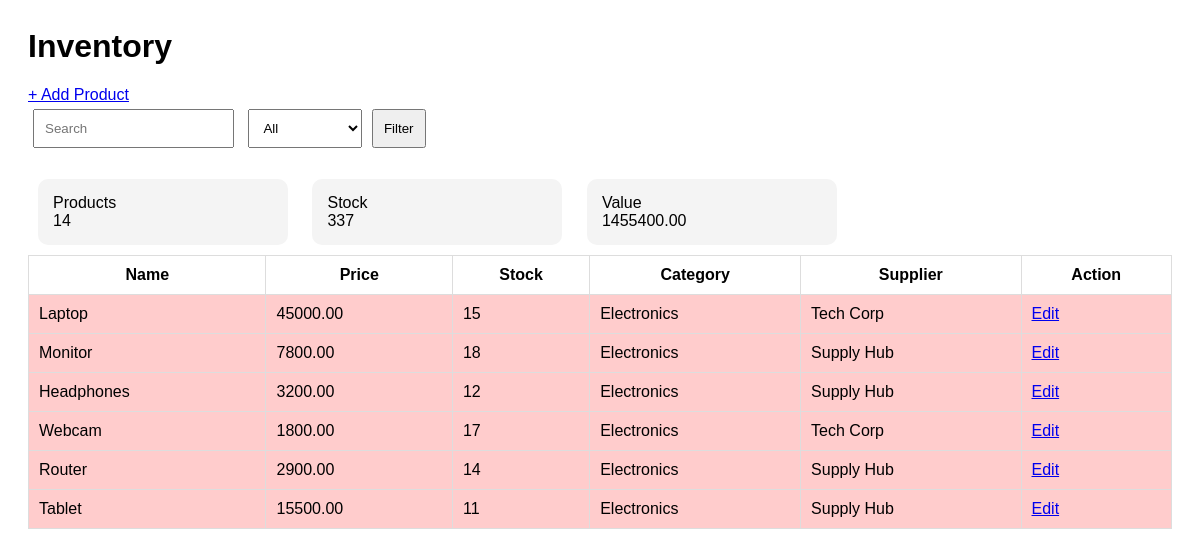
Screenshot of /index.php?category=1 with the database file from the repository.
### tables this page shows
CREATE TABLE `products` (
  `id` int(11) NOT NULL,
  `name` varchar(100) DEFAULT NULL,
  `description` text DEFAULT NULL,
  `price` decimal(10,2) DEFAULT NULL,
  `stock` int(11) DEFAULT NULL,
  `category_id` int(11) DEFAULT NULL,
  `supplier_id` int(11) DEFAULT NULL
);

CREATE TABLE `categories` (
  `id` int(11) NOT NULL,
  `name` varchar(100) NOT NULL
);

CREATE TABLE `suppliers` (
  `id` int(11) NOT NULL,
  `name` varchar(100) NOT NULL
);

### index.php (the view, shortened to what this page needs)
<?php
include "config.php";
$category =
$_GET['category']
?? '';
$sql =
"
SELECT p.*,c.name category,
s.name supplier
FROM products p
JOIN categories c
ON p.category_id=c.id
JOIN suppliers s
ON p.supplier_id=s.id
WHERE 1=1
";
if($category!=''){
$sql .=
" AND c.id=$category";
}
$products=
$conn->query($sql);
$stats=
$conn->query(
"
SELECT
COUNT(*) total,
SUM(stock) total_stock,
SUM(price*stock) total_value
FROM products
"
)->fetch_assoc();
?>
<link rel="stylesheet"
href="style.css">
<h1>Inventory</h1>
<a href="add.php">
+ Add Product
</a>
<form>
<input
name="search"
placeholder="Search"
>
<select name="category">
<option value="">
All
</option>
</select>
<button>
Filter
</button>
</form>
<div class="card">
Products
<br>
<?= $stats['total'] ?>
</div>
<div class="card">
Stock
<br>
<?= $stats['total_stock'] ?>
</div>
<div class="card">
Value
<br>
<?= $stats['total_value'] ?>
</div>
<table>
<tr>
<th>Name</th>
<th>Price</th>
<th>Stock</th>
<th>Category</th>
<th>Supplier</th>
<th>Action</th>
</tr>
<?php
while(
$row=
$products->fetch_assoc()
):
?>
<tr
class="<?= $row['stock']<20?'low':'' ?>">
<td>
<?= $row['name'] ?>
</td>
<td>
<?= $row['price'] ?>
</td>
<td>
<?= $row['stock'] ?>
</td>
<td>
<?= $row['category'] ?>
</td>
<td>
<?= $row['supplier'] ?>
</td>
<td>
<a href=
"edit.php?id=
<?= $row['id'] ?>">
Edit
</a>
</td>
</tr>
<?php endwhile; ?>
</table>

### style.css (style rules this page uses)
.card { display:inline-block; width:220px; padding:15px; margin:10px; background:#f4f4f4; border-radius:10px; }
.low { background:#ffcccc; }
table { width:100%; border-collapse:collapse; }
th,td { padding:10px; border:1px solid #ddd; }
input,select { padding:10px; margin:5px; }
button { padding:10px; }

### rows the page displays
products: name "Laptop", price "45000.00", stock "15", category.name "Electronics", supplier.name "Tech Corp"
products: name "Monitor", price "7800.00", stock "18", category.name "Electronics", supplier.name "Supply Hub"
products: name "Headphones", price "3200.00", stock "12", category.name "Electronics", supplier.name "Supply Hub"
products: name "Webcam", price "1800.00", stock "17", category.name "Electronics", supplier.name "Tech Corp"
products: name "Router", price "2900.00", stock "14", category.name "Electronics", supplier.name "Supply Hub"
products: name "Tablet", price "15500.00", stock "11", category.name "Electronics", supplier.name "Supply Hub"

### other values shown
$stats['total'] "14"
$stats['total_stock'] "337"
$stats['total_value'] "1455400.00"
